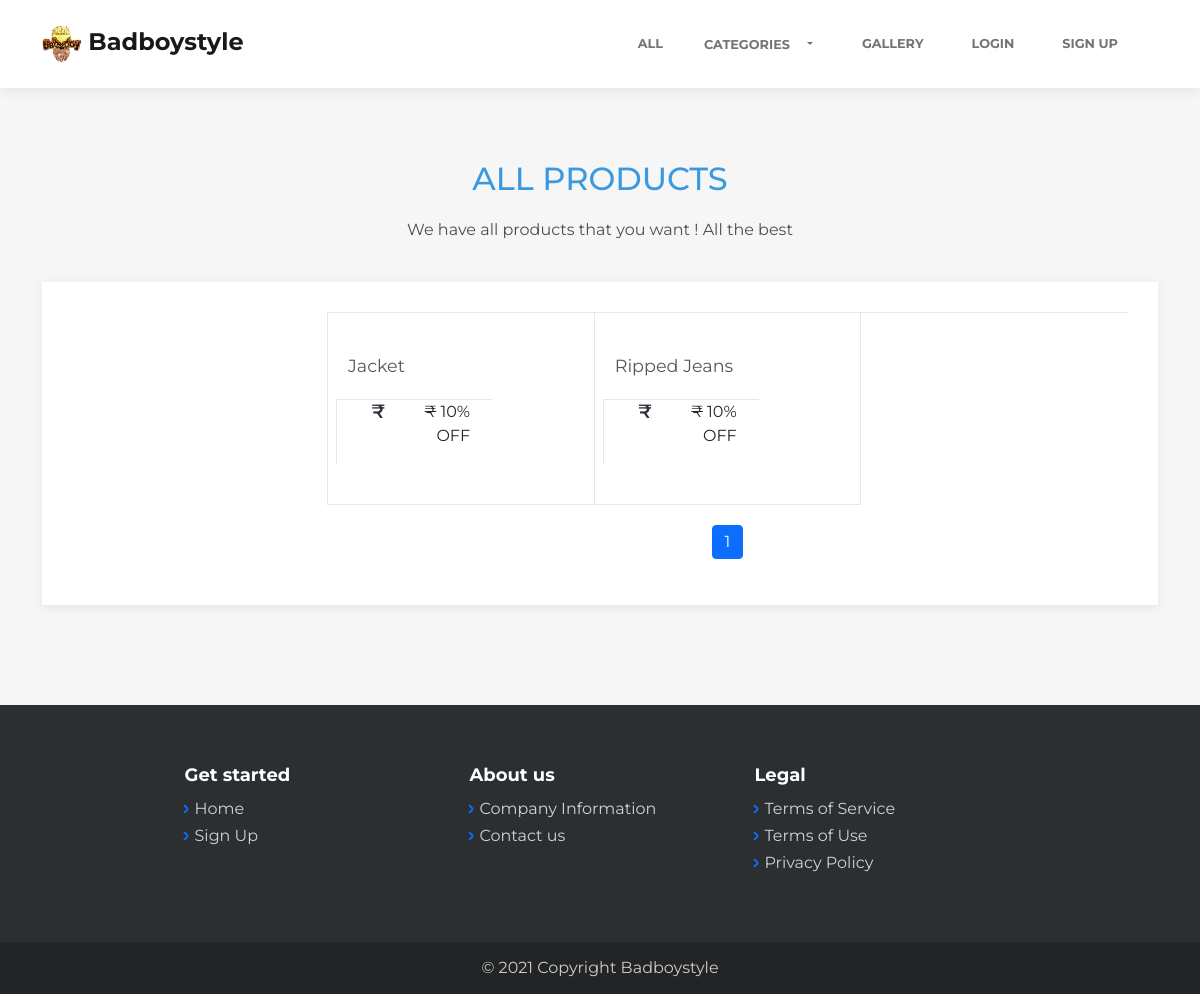
The page /all on the database as committed earlier.
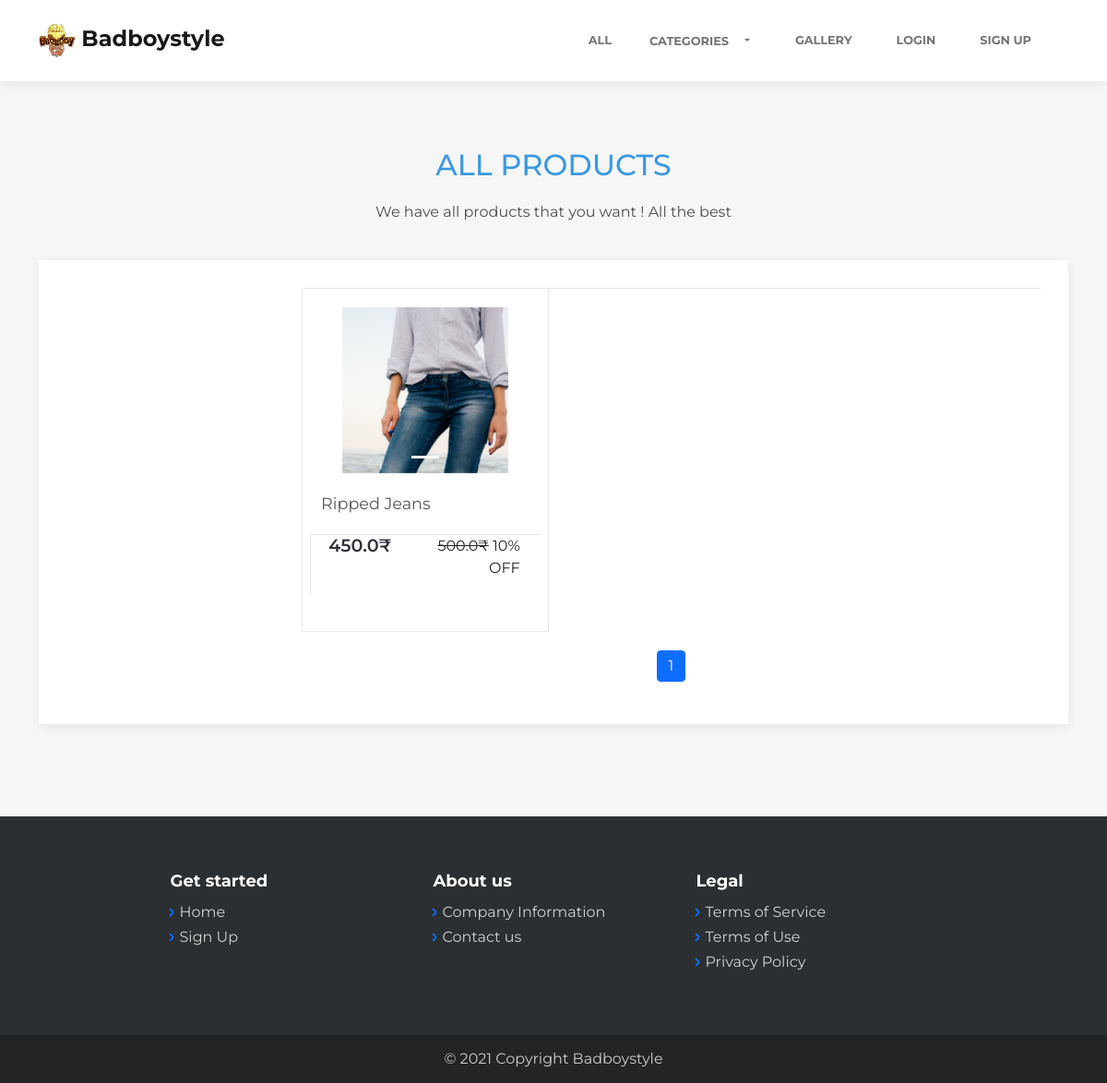
The same page on the database as committed later.
### product/models.py (models this page shows, shortened)
class Product(models.Model):
    name = models.CharField(max_length=1000, unique=True)
    type = models.ForeignKey(Type, on_delete=models.CASCADE, related_name="type_of_product")
    offer = models.ForeignKey(Offer, on_delete=models.CASCADE, related_name="offer_of_product", blank=True, null=True)
    created = models.DateTimeField(auto_now_add = True)
    edited = models.DateTimeField(auto_now = True)
    stock = models.PositiveIntegerField(default=1, validators=[MinValueValidator(0)], help_text="Will Be Automatically Calculated")
    class Meta:
        ordering = ['edited']

class ProductImage(models.Model):
    product = models.ForeignKey(Product, on_delete=models.CASCADE, related_name='images')
    image = models.ImageField(upload_to='products/%Y/%m/%d/', default='products/default.jpg')

class Variation(models.Model):
    name = models.CharField(max_length=1000, blank=True, null=True)
    product = models.ForeignKey(Product, related_name="variations", on_delete=models.CASCADE)
    stock = models.PositiveIntegerField(default=1, validators=[MinValueValidator(0)])
    price = models.FloatField(default=0)
    image = models.ImageField(upload_to ='variations/%Y/%m/%d/', blank = True, null = True)
    size = models.ForeignKey(Size, related_name="size_of_variation", on_delete=models.CASCADE, blank=True, null=True)
    color = models.ForeignKey(Color, related_name="color_of_variation", on_delete=models.CASCADE, blank=True, null=True)
    material = models.ForeignKey(Material, related_name="material_of_variation", on_delete=models.CASCADE, blank=True, null=True)
    dimension_LxWxH = models.CharField(max_length = 200, blank=True, null=True, help_text="(in centimeters (cms))")
    date_first_available = models.DateField(auto_now_add=True, blank=True, null=True)
    manufacturer_name = models.CharField(max_length=200, blank=True, null=True)
    country_of_origin = models.CharField(max_length=100, blank=True, null=True)
    department = models.CharField(max_length=100, blank=True, null=True, default='Mens')
    manufacturer_address = models.CharField(max_length=500, blank=True, null=True)
    packer_address = models.CharField(max_length=500, blank=True, null=True)
    item_weight = models.FloatField(blank=True, null=True, help_text="(in grams (gms))")
    net_quantity = models.IntegerField(blank=True, null=True)
    included_components = models.TextField(blank=True, null=True)
    created = models.DateTimeField(auto_now_add = True)
    edited = models.DateTimeField(auto_now = True)
    generated_variation_id = models.CharField(max_length=100,  default=uuid.uuid4, unique=True)
    class Meta:
        ordering = ['edited']

### offer/models.py (models this page shows, shortened)
class Offer(models.Model):
    name = models.CharField(max_length=500)
    details = models.TextField(blank=True)
    discount = models.PositiveIntegerField(default=10, validators=[MinValueValidator(1), MaxValueValidator(100)])

### home/views.py (the view)
# urls.py: path('all', views.all, name= 'all'),
def all(request):
    products = Product.objects.all()
    sizes = ['36','38','40','42','44','46','48','50','S','M','L','XL','XXL','XXXL']
    paginator = Paginator(products, 9)
    try:
        page = int(request.GET.get('page', '1'))
    except:
        page = 1
    try:
        products = paginator.page(page)
    except(EmptyPage, InvalidPage):
        products = paginator.page(paginator.num_pages)
    context = {
        "products": products,
        "sizes":sizes,
    }
    return render(request, 'home/all.html', context)

### home/context_processors.py (called while the page is built)
def get_categories(request):
    categories = Type.objects.all()
    return {
        'categories': categories,
    }

def get_offers(request):
    offers = Offer.objects.all()
    return {
        'offers': offers,
    }

def get_cart_items(request):
    number_of_items_in_cart = len(Item.objects.all())
    return {
        'number_of_items_in_cart':number_of_items_in_cart,
    }

### product/models.py (called while the page is built)
    def __str__(self):
        return self.name

### home/templates/home/all.html (shortened to what the changed rows need)
{% extends 'home/layout.html' %}
{% load static %}
{% load mathfilters %}
{% block body %}
<main class="page catalog-page">
    <section class="clean-block clean-catalog dark">
        <div class="container">
            <div class="block-heading">
                <h2 class="text-info">ALL PRODUCTS</h2>
            </div>
            <div class="content">
                <div class="row">
                    <div class="col-md-9">
                        <div class="products">
                            <div class="row g-0">
                                {% for product in products.object_list %}
                                <div class="col-12 col-md-6 col-lg-4">
                                    <div class="clean-product-item">
                                        <div class="image">
                                            <a href="{% url 'product:index' product.name %}">
                                                <div id="carousel{{ image.image }}Indicators" class="carousel slide" data-ride="carousel">
                                                    <ol class="carousel-indicators">
                                                        {% for image in product.images.all %}
                                                        <li data-target="#carousel{{ image.image }}Indicators" data-slide-to="{{ forloop.counter0 }}" class="active"></li>
                                                        {% endfor %}
                                                    </ol>
                                                    <div class="carousel-inner">
                                                        {% for image in product.images.all %}
                                                        {% if forloop.first %}
                                                        <div class="carousel-item active">
                                                        {% else %}
                                                        <div class="carousel-item">
                                                        {% endif %}
                                                            <img class="img-fluid d-block mx-auto" src="{{ image.image.url }}" alt="{{ image.image }} slide">
                                                        </div>
                                                        {% endfor %}
                                                    </div>
                                                </div>
                                            </a>
                                        </div>
                                        <div class="product-name"><a href="{% url 'product:index' product.name %}">{{ product.name }}</a></div>
                                        <div class="about">
                                            <div class="price row">
                                                <div class="col-lg-5 col-sm-12">
                                                    {% if product.offer %}
                                                        {% with discounted_value=product.variations.first.price|mul:product.offer.discount|div:100 %}
                                                        <h3>{{ product.variations.first.price|sub:discounted_value }}₹</h3>
                                                        {% endwith %}
                                                    {% else %}
                                                    <h3>{{ product.variations.first.price }}₹</h3>
                                                    {% endif %}
                                                </div>
                                                <div class="col-lg-7 col-sm-12">
                                                        <p><strike>{{ product.variations.first.price }}₹</strike> {{ product.offer.discount }}% OFF</p>
                                                </div>
                                            </div>
                                        </div>
                                    </div>
                                </div>
                                {% endfor %}
                            </div>
                            <nav>
                                <div class="pagination">
                                    <ul class="pagination">
                                        {% for pg in products.paginator.page_range %}
                                            {% if products.number == pg %}
                                                <li class="page-item active"><a class="page-link" href="?page={{ pg }}">{{ pg }}</a></li>
                                            {% else %}
                                                <li class="page-item"><a class="page-link" href="?page={{ pg }}">{{ pg }}</a></li>
                                            {% endif %}
                                        {% endfor %}
                                    </ul>
                                </div>
                            </nav>
                        </div>
                    </div>
                </div>
            </div>
        </div>
    </section>
</main>
{% endblock %}

Rows that differ between the two databases and show on the page:
removed Product: name "Jacket", offer.discount "10"
changed Product "Ripped Jeans": gains ProductImage (image (picture)); variations.first.price|sub (not shown) → "450.0"; variations.first.price (not shown) → "500.0"
